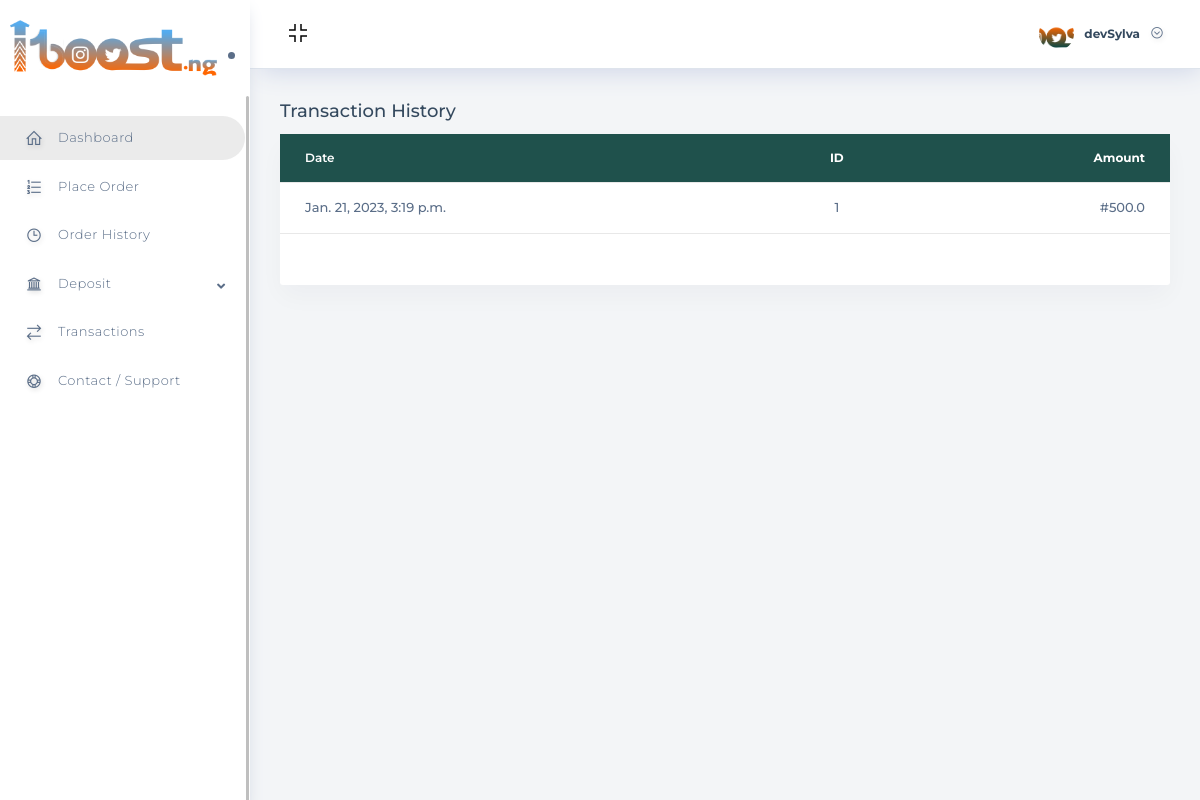
Page /user/transactions/ (signed in) on the committed database.
### account/models.py (models this page shows, shortened)
class User(AbstractUser):
    email = models.EmailField(unique=True, max_length=522)
    username = models.CharField(unique=True, max_length=30)
    mobile_number = PhoneNumberField(default="", null=True, blank=True)
    balance = models.FloatField(default=0.0)
    address = models.TextField(default="", null=True, blank=True)
    state = models.CharField(max_length=150, null=True, blank=True)
    zipcode = models.CharField(max_length=30, null=True, blank=True)
    city = models.CharField(max_length=80, null=True, blank=True)
    profile_pic = models.ImageField(default="", null=True, blank=True)

### core/models.py (models this page shows, shortened)
class Transaction(models.Model):
    user = models.ForeignKey(User, on_delete=models.CASCADE)
    amount = models.FloatField()
    time = models.DateTimeField(default=timezone.now)

### core/views.py (the view)
# urls.py: path("user/transactions/", views.transactions, name="transactions"),
@login_required(login_url="account:login")
def transactions(request):
    user = User.objects.get(id=request.user.id)
    tx = Transaction.objects.filter(user=user)
    data = {
        "transactions": tx
    }
    return render(request, "transactions.html", context=data)

### templates/transactions.html (shortened to what this page needs)
{% load static %}
<!DOCTYPE html>
<html lang="en">
<head>
<link rel="stylesheet" href="{% static 'assets/templates/basic//css/bootstrap-fileinput.css' %}">
<link rel="stylesheet" href="{% static 'assets/templates/basic/master/css/vendor/bootstrap.min.css' %}">
<link rel="stylesheet" href="{% static 'assets/templates/basic/master/css/vendor/bootstrap-toggle.min.css' %}">
<link rel="stylesheet" href="{% static 'assets/templates/basic/master/css/all.min.css' %}">
<link rel="stylesheet" href="{% static 'assets/templates/basic/master/css/line-awesome.min.css' %}">
<link rel="stylesheet" href="{% static 'assets/templates/basic/master/css/vendor/nice-select.css' %}">
<link rel="stylesheet" href="{% static 'assets/templates/basic/master/css/vendor/prism.css' %}">
<link rel="stylesheet" href="{% static 'assets/templates/basic/master/css/vendor/select2.min.css' %}">
<link rel="stylesheet" href="{% static 'assets/templates/basic/master/css/vendor/jquery-jvectormap-2.0.5.css' %}">
<link rel="stylesheet" href="{% static 'assets/templates/basic/master/css/vendor/datepicker.min.css' %}">
<link rel="stylesheet" href="{% static 'assets/templates/basic/master/css/vendor/jquery-timepicky.css' %}">
<link rel="stylesheet" href="{% static 'assets/templates/basic/master/css/vendor/bootstrap-clockpicker.min.css' %}">
<link rel="stylesheet" href="{% static 'assets/templates/basic/master/css/vendor/bootstrap-pincode-input.css' %}">
<link rel="stylesheet" href="{% static 'assets/templates/basic/master/css/app.css' %}">
<link rel="stylesheet" href="{% static 'assets/templates/basic/css/custom.css' %}">
<link rel="stylesheet" href="{% static 'assets/templates/basic//css/bootstrap-fileinput.css' %}">
<link rel="stylesheet" href="https://maxst.icons8.com/vue-static/landings/line-awesome/font-awesome-line-awesome/css/all.min.css">
<link rel="stylesheet" href="https://maxst.icons8.com/vue-static/landings/line-awesome/line-awesome/1.3.0/css/line-awesome.min.css">
</head>
<body>
{% include 'layout/dash.html' %}
{% include 'layout/nav.html' %}
<div class="body-wrapper">
<div class="bodywrapper__inner">
<div class="row align-items-center mb-10 justify-content-between">
<div class="col-lg-6 col-sm-6">
<h6 class="page-title">Transaction History</h6>
</div>
</div>
<div class="row">
<div class="col-lg-12">
<div class="card b-radius--10 ">
<div class="card-body p-0">
<div class="table-responsive--sm table-responsive">
<table class="table table--light style--two">
<thead>
<tr>
<th scope="col">Date</th>
<th scope="col">ID</th>
<th scope="col">Amount</th>
<tbody>
{% for i in transactions %}
<tr>
<td data-label="Category" class="break_line">{{i.time}}</td>
<td data-label="Category" class="break_line">{{i.id}}</td>
<td data-label="Category" class="break_line">#{{i.amount}}</td>
</tr>
{% endfor %}
</tbody>
</table>
</div>
</div>
<div class="card-footer py-4">
<nav aria-label="...">
<ul class="pagination justify-content-end mb-0">
</ul>
</nav>
</div>
</div>
</div>
</div>
</div>
</div>
</div>
<link rel="stylesheet" href="{% static 'assets/admin/css/iziToast.min.css' %}">
<script src="{% static 'cdn-cgi/scripts/7d0fa10a/cloudflare-static/rocket-loader.min.js' %}" data-cf-settings="c6638274640beb1fb0aa58db-|49" defer=""></script></body>
</html>

### templates/layout/nav.html (shortened to what this page needs)
<nav class="navbar-wrapper">
<div class="navbar__left">
<button type="button" class="fullscreen-btn">
<i class="fullscreen-open las la-compress" onclick="if (!window.__cfRLUnblockHandlers) return false; openFullscreen();" data-cf-modified-4c8ac24d79083f904de32b84-=""></i>
</button>
</div>
<div class="navbar__right">
<ul class="navbar__action-list">
<li class="dropdown">
<button type="button" class="" data-toggle="dropdown" data-display="static" aria-haspopup="true" aria-expanded="false">
<span class="navbar-user">
<span class="navbar-user__thumb"><a href="https://placeholder.com"><img src="{% if not user.profile_pic %}https://via.placeholder.com/150{% else %}{{user.profile_pic.url }}{% endif %}" alt=""></a></span>
<span class="navbar-user__info">
<span class="navbar-user__name">{{ user.username }}</span>
</span>
<span class="icon"><i class="las la-chevron-circle-down"></i></span>
</span>
</button>
</li>
</ul>
</div>
</nav>

### rows in the picture
User: profile_pic (picture), username "devSylva"
Transaction: time "Jan. 21, 2023, 3:19 p.m.", id "1", amount "500.0"
